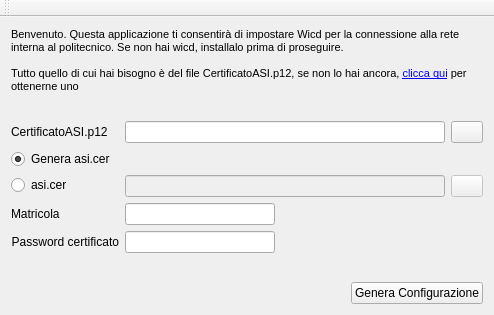
<?xml version="1.0" encoding="UTF-8"?>
<ui version="4.0">
 <class>MainWindow</class>
 <widget class="QMainWindow" name="MainWindow">
  <property name="geometry">
   <rect>
    <x>0</x>
    <y>0</y>
    <width>494</width>
    <height>315</height>
   </rect>
  </property>
  <property name="windowTitle">
   <string>MainWindow</string>
  </property>
  <widget class="QWidget" name="centralWidget">
   <layout class="QVBoxLayout" name="verticalLayout">
    <item>
     <widget class="QLabel" name="label">
      <property name="text">
       <string>&lt;!DOCTYPE HTML PUBLIC &quot;-//W3C//DTD HTML 4.0//EN&quot; &quot;http://www.w3.org/TR/REC-html40/strict.dtd&quot;&gt;
&lt;html&gt;&lt;head&gt;&lt;meta name=&quot;qrichtext&quot; content=&quot;1&quot; /&gt;&lt;style type=&quot;text/css&quot;&gt;
p, li { white-space: pre-wrap; }
&lt;/style&gt;&lt;/head&gt;&lt;body style=&quot; font-family:'Liberation Sans'; font-size:8pt; font-weight:400; font-style:normal;&quot;&gt;
&lt;p style=&quot; margin-top:0px; margin-bottom:0px; margin-left:0px; margin-right:0px; -qt-block-indent:0; text-indent:0px;&quot;&gt;Benvenuto. Questa applicazione ti consentirà di impostare Wicd per la connessione alla rete interna al politecnico. Se non hai wicd, installalo prima di proseguire.&lt;/p&gt;
&lt;p style=&quot;-qt-paragraph-type:empty; margin-top:0px; margin-bottom:0px; margin-left:0px; margin-right:0px; -qt-block-indent:0; text-indent:0px;&quot;&gt;&lt;/p&gt;
&lt;p style=&quot; margin-top:0px; margin-bottom:0px; margin-left:0px; margin-right:0px; -qt-block-indent:0; text-indent:0px;&quot;&gt;Tutto quello di cui hai bisogno è del file CertificatoASI.p12, se non lo hai ancora, &lt;a href=&quot;https://www.asi.polimi.it/rete/wifi/richiesta_certificato.html&quot;&gt;&lt;span style=&quot; text-decoration: underline; color:#0000ff;&quot;&gt;clicca qui&lt;/span&gt;&lt;/a&gt; per ottenerne uno&lt;/p&gt;&lt;/body&gt;&lt;/html&gt;</string>
      </property>
      <property name="scaledContents">
       <bool>true</bool>
      </property>
      <property name="wordWrap">
       <bool>true</bool>
      </property>
     </widget>
    </item>
    <item>
     <spacer name="verticalSpacer_2">
      <property name="orientation">
       <enum>Qt::Vertical</enum>
      </property>
      <property name="sizeHint" stdset="0">
       <size>
        <width>20</width>
        <height>40</height>
       </size>
      </property>
     </spacer>
    </item>
    <item>
     <layout class="QFormLayout" name="formLayout">
      <property name="fieldGrowthPolicy">
       <enum>QFormLayout::ExpandingFieldsGrow</enum>
      </property>
      <item row="0" column="0">
       <widget class="QLabel" name="label_2">
        <property name="text">
         <string>CertificatoASI.p12</string>
        </property>
       </widget>
      </item>
      <item row="0" column="1">
       <layout class="QHBoxLayout" name="horizontalLayout">
        <item>
         <widget class="QLineEdit" name="p12LocateEdit"/>
        </item>
        <item>
         <widget class="QPushButton" name="p12BrowseButton">
          <property name="maximumSize">
           <size>
            <width>32</width>
            <height>32</height>
           </size>
          </property>
          <property name="text">
           <string/>
          </property>
         </widget>
        </item>
       </layout>
      </item>
      <item row="1" column="0">
       <widget class="QRadioButton" name="generateAsiRadio">
        <property name="text">
         <string>Genera asi.cer</string>
        </property>
        <property name="checked">
         <bool>true</bool>
        </property>
       </widget>
      </item>
      <item row="1" column="1">
       <layout class="QHBoxLayout" name="horizontalLayout_3"/>
      </item>
      <item row="2" column="0">
       <widget class="QRadioButton" name="locateAsiRadio">
        <property name="text">
         <string>asi.cer</string>
        </property>
       </widget>
      </item>
      <item row="2" column="1">
       <layout class="QHBoxLayout" name="horizontalLayout_2">
        <item>
         <widget class="QLineEdit" name="locateAsiEdit">
          <property name="enabled">
           <bool>false</bool>
          </property>
         </widget>
        </item>
        <item>
         <widget class="QPushButton" name="browseAsiButton">
          <property name="enabled">
           <bool>false</bool>
          </property>
          <property name="maximumSize">
           <size>
            <width>32</width>
            <height>32</height>
           </size>
          </property>
          <property name="text">
           <string/>
          </property>
         </widget>
        </item>
       </layout>
      </item>
      <item row="3" column="0">
       <widget class="QLabel" name="label_3">
        <property name="text">
         <string>Matricola</string>
        </property>
       </widget>
      </item>
      <item row="3" column="1">
       <widget class="QLineEdit" name="matricolaEdit">
        <property name="maximumSize">
         <size>
          <width>150</width>
          <height>16777215</height>
         </size>
        </property>
        <property name="maxLength">
         <number>6</number>
        </property>
       </widget>
      </item>
      <item row="4" column="0">
       <widget class="QLabel" name="label_5">
        <property name="text">
         <string>Password certificato</string>
        </property>
        <property name="alignment">
         <set>Qt::AlignRight|Qt::AlignTrailing|Qt::AlignVCenter</set>
        </property>
       </widget>
      </item>
      <item row="4" column="1">
       <widget class="QLineEdit" name="p12PasswordEdit">
        <property name="maximumSize">
         <size>
          <width>150</width>
          <height>16777215</height>
         </size>
        </property>
        <property name="echoMode">
         <enum>QLineEdit::Password</enum>
        </property>
       </widget>
      </item>
     </layout>
    </item>
    <item>
     <spacer name="verticalSpacer">
      <property name="orientation">
       <enum>Qt::Vertical</enum>
      </property>
      <property name="sizeHint" stdset="0">
       <size>
        <width>20</width>
        <height>40</height>
       </size>
      </property>
     </spacer>
    </item>
    <item>
     <layout class="QHBoxLayout" name="bottomHorizontalLayout">
      <item>
       <spacer name="horizontalSpacer">
        <property name="orientation">
         <enum>Qt::Horizontal</enum>
        </property>
        <property name="sizeHint" stdset="0">
         <size>
          <width>40</width>
          <height>20</height>
         </size>
        </property>
       </spacer>
      </item>
      <item>
       <widget class="QPushButton" name="generateButton">
        <property name="text">
         <string>Genera Configurazione</string>
        </property>
       </widget>
      </item>
     </layout>
    </item>
   </layout>
  </widget>
  <widget class="QToolBar" name="mainToolBar">
   <attribute name="toolBarArea">
    <enum>TopToolBarArea</enum>
   </attribute>
   <attribute name="toolBarBreak">
    <bool>false</bool>
   </attribute>
  </widget>
 </widget>
 <layoutdefault spacing="6" margin="11"/>
 <resources/>
 <connections>
  <connection>
   <sender>locateAsiRadio</sender>
   <signal>toggled(bool)</signal>
   <receiver>locateAsiEdit</receiver>
   <slot>setEnabled(bool)</slot>
   <hints>
    <hint type="sourcelabel">
     <x>108</x>
     <y>180</y>
    </hint>
    <hint type="destinationlabel">
     <x>255</x>
     <y>182</y>
    </hint>
   </hints>
  </connection>
  <connection>
   <sender>locateAsiRadio</sender>
   <signal>toggled(bool)</signal>
   <receiver>browseAsiButton</receiver>
   <slot>setEnabled(bool)</slot>
   <hints>
    <hint type="sourcelabel">
     <x>108</x>
     <y>180</y>
    </hint>
    <hint type="destinationlabel">
     <x>415</x>
     <y>182</y>
    </hint>
   </hints>
  </connection>
  <connection>
   <sender>generateAsiRadio</sender>
   <signal>toggled(bool)</signal>
   <receiver>label_5</receiver>
   <slot>setEnabled(bool)</slot>
   <hints>
    <hint type="sourcelabel">
     <x>57</x>
     <y>156</y>
    </hint>
    <hint type="destinationlabel">
     <x>55</x>
     <y>237</y>
    </hint>
   </hints>
  </connection>
  <connection>
   <sender>generateAsiRadio</sender>
   <signal>toggled(bool)</signal>
   <receiver>p12PasswordEdit</receiver>
   <slot>setEnabled(bool)</slot>
   <hints>
    <hint type="sourcelabel">
     <x>57</x>
     <y>156</y>
    </hint>
    <hint type="destinationlabel">
     <x>184</x>
     <y>240</y>
    </hint>
   </hints>
  </connection>
 </connections>
</ui>
